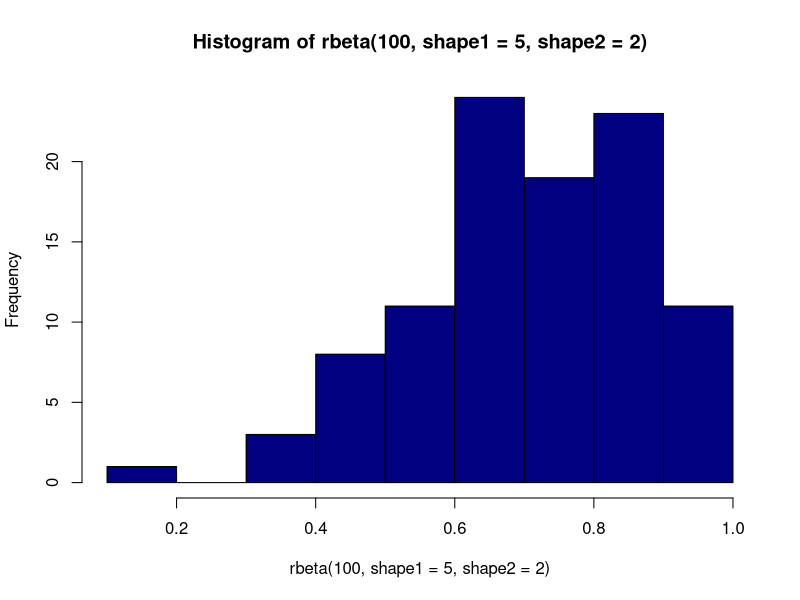
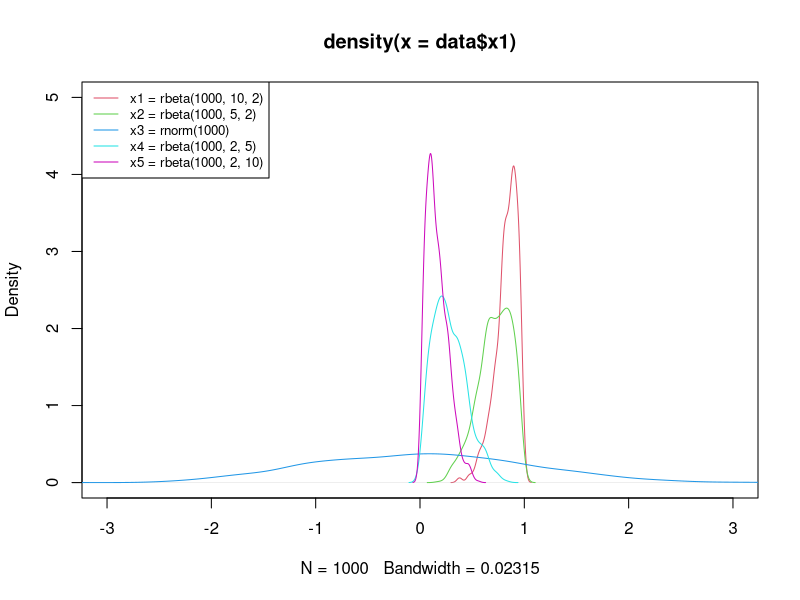
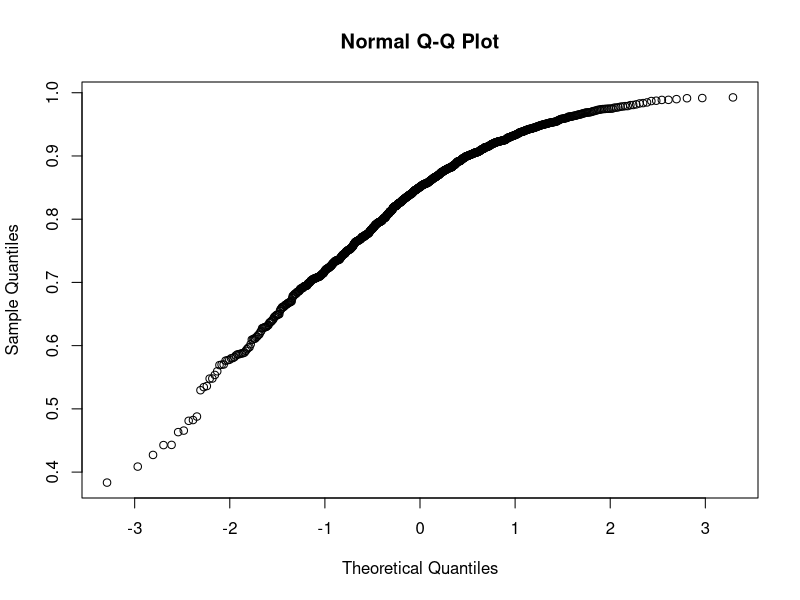
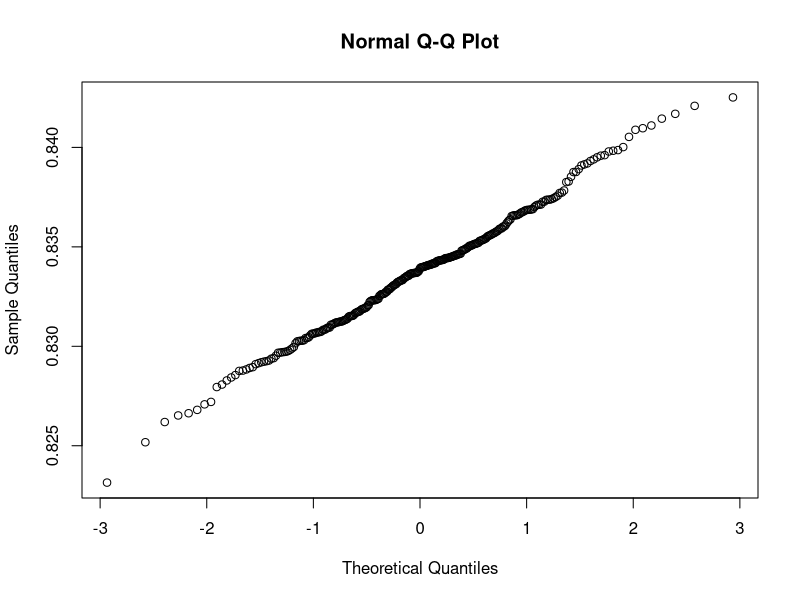
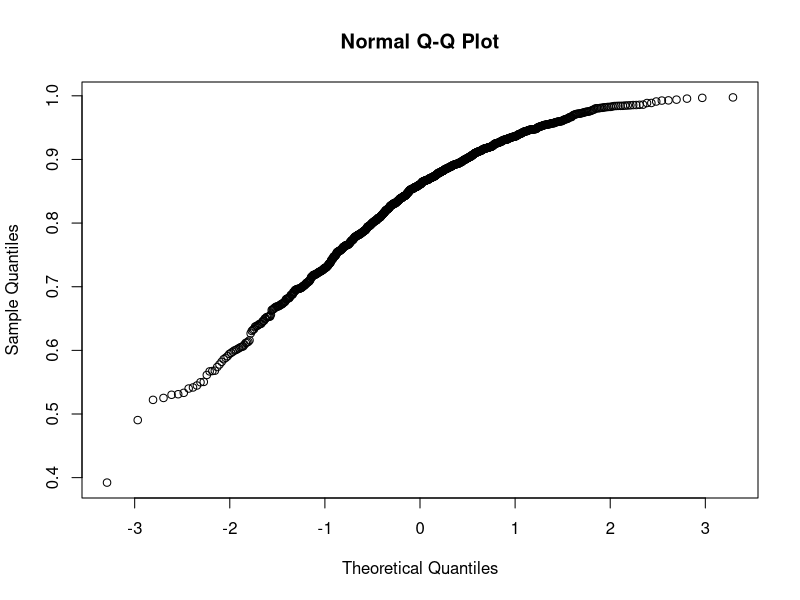
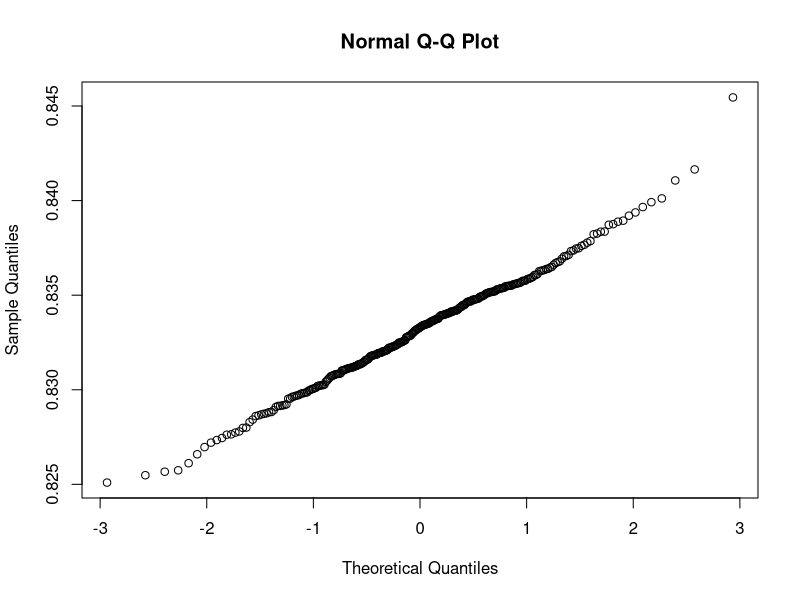
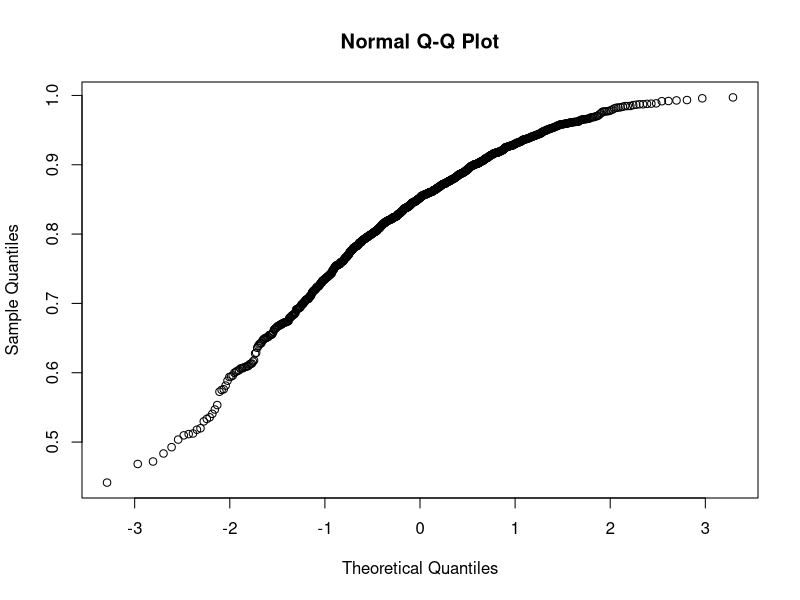
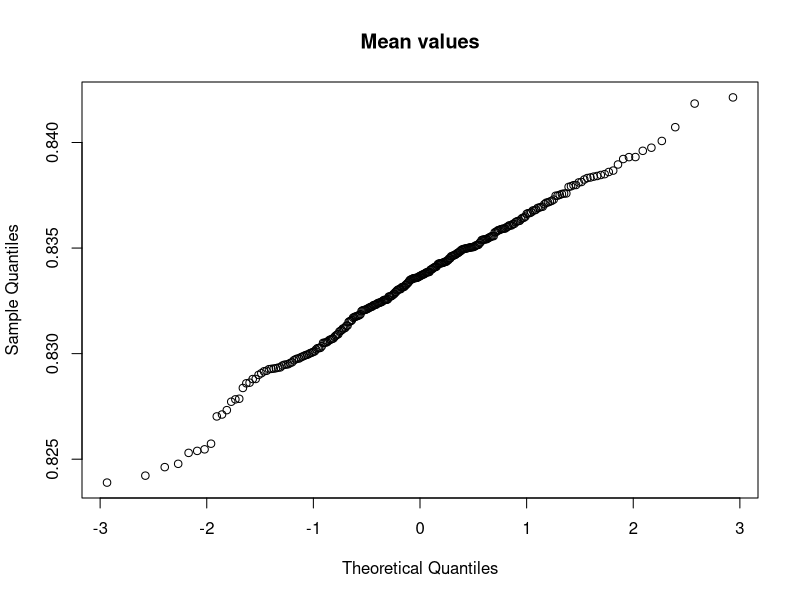

Write the R code that produced these figures, in order.
## ---- chunk 1
knitr::opts_chunk$set(echo = TRUE)

#  |\__/,|   (`\
#  |_ _  |.--.) )
#  ( T   )     /
# (((^_(((/(((_/
## ---- chunk 2
hist(rbeta(100, shape1=5, shape2=2), col = 'navy')

## ---- chunk 3

# The following example was taken from: https://statisticsglobe.com/draw-normal-left-right-skewed-distributions-r

set.seed(35486)                    # Create random distributions
data <- data.frame(x1 = rbeta(1000, 10, 2),
                   x2 = rbeta(1000, 5, 2),
                   x3 = rnorm(1000),
                   x4 = rbeta(1000, 2, 5),
                   x5 = rbeta(1000, 2, 10))

head(data)                         # Print head of data
## ---- chunk 4
plot(density(data$x1), col = 2,    # Overlay all columns as densities
     xlim = c(- 3, 3),
     ylim = c(0, 5))
lines(density(data$x2), col = 3)

lines(density(data$x3), col = 4)
lines(density(data$x4), col = 5)
lines(density(data$x5), col = 6)
legend("topleft",                  # Add legend to plot
       legend = c("x1 = rbeta(1000, 10, 2)",
                  "x2 = rbeta(1000, 5, 2)",
                  "x3 = rnorm(1000)",
                  "x4 = rbeta(1000, 2, 5)",
                  "x5 = rbeta(1000, 2, 10)"),
       col = 2:6,
       lty = 1,
       cex = 0.8)

## ---- chunk 5
generate_dataset <- function(n = 300, m = 1000) {
  result <- list()
  for (i in 1:n) {
    result[[i]] <- rbeta(m, 10, 2)
  }
  return(result)
}

calculate_mean_values <- function(dataset) {
  result <- c()
  for (i in 1:length(dataset)) {
    result <- c(result, mean(dataset[[i]]))
  }
  return(result)
}

random_samples <- generate_dataset()
mean_values <- calculate_mean_values(random_samples)

qqnorm(random_samples[[1]])
qqnorm(mean_values)

## ---- chunk 6

generate_dataset <- function(n = 300, m = 1000, a = 10, b = 2) {
  result <- list()
  for (i in 1:n) {
    result[[i]] <- rbeta(m,a,b)
  }
  return(result)
}

calculate_mean_values <- function(dataset) {
  result <- c()
  for (i in 1:length(dataset)) {
    result <- c(result, mean(dataset[[i]]))
  }
  return(result)
}

random_samples <- generate_dataset()
mean_values <- calculate_mean_values(random_samples)

qqnorm(random_samples[[1]])
qqnorm(mean_values)

## ---- chunk 7
generate_dataset <- function(n = 300, m = 1000, a = 10, b = 2, func = rbeta) {
  result <- list()
  for (i in 1:n) {
    result[[i]] <- func(m,a,b)
  }
  return(result)
}

calculate_mean_values <- function(dataset) {
  result <- c()
  for (i in 1:length(dataset)) {
    result <- c(result, mean(dataset[[i]]))
  }
  return(result)
}


random_samples <- generate_dataset()
mean_values <- calculate_mean_values(random_samples)

qqnorm(random_samples[[6]])
qqnorm(mean_values, main = "Mean values")
